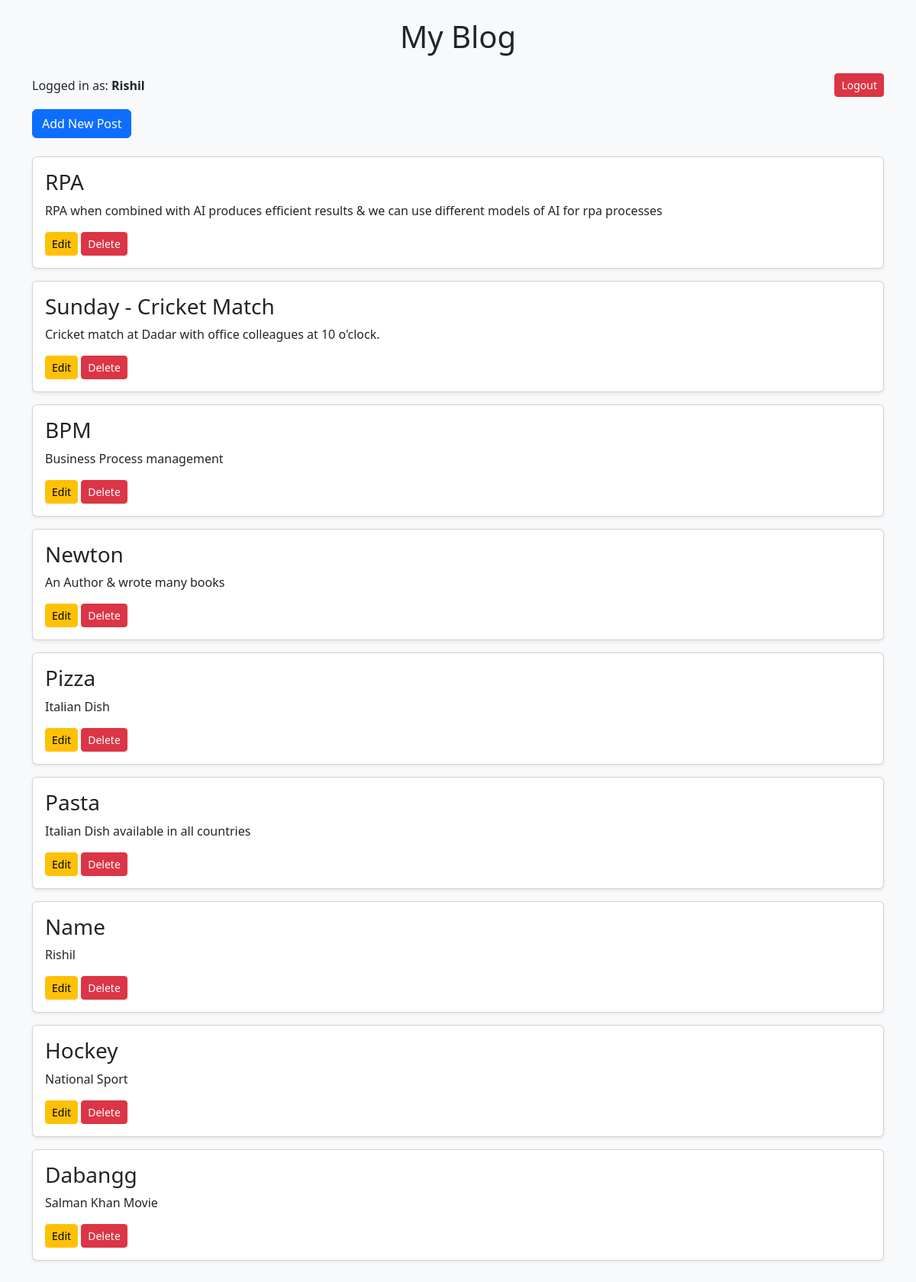
The page / (signed in) on the database its author committed.
### tables this page shows
CREATE TABLE posts (id INTEGER PRIMARY KEY AUTOINCREMENT, title TEXT, content TEXT);

### main_blog_app.py (the view)
@app.route('/')
def home():
    return render_template(home_template, posts=get_posts())

### main_blog_app.py (called while the page is built)
def get_posts():
    conn = sqlite3.connect("blog.db")
    c = conn.cursor()
    c.execute("SELECT * FROM posts")
    posts = c.fetchall()
    conn.close()
    return posts

### templates/home_template.html (shortened to what this page needs)
<!DOCTYPE html>
<html lang="en">
<head>
    <link href="https://cdn.jsdelivr.net/npm/bootstrap@5.3.0/dist/css/bootstrap.min.css" rel="stylesheet">
</head>
<body class="bg-light">
<div class="container py-4">
    <h1 class="text-center mb-4">My Blog</h1>
    {% if 'user' in session %}
        <div class="d-flex justify-content-between align-items-center mb-3">
            <p class="m-0">Logged in as: <b>{{ session['user'] }}</b></p>
            <a class="btn btn-danger btn-sm" href="{{ url_for('logout') }}">Logout</a>
        </div>
        <a class="btn btn-primary mb-4" href="{{ url_for('add_post') }}">Add New Post</a>
    {% else %}
        <div class="mb-4">
            <a class="btn btn-success btn-sm me-2" href="{{ url_for('login') }}">Login</a>
            <a class="btn btn-secondary btn-sm" href="{{ url_for('register') }}">Register</a>
        </div>
    {% endif %}
    {% for post in posts %}
    <div class="card mb-3 shadow-sm">
        <div class="card-body">
            <h3 class="card-title">{{ post[1] }}</h3>
            <p class="card-text">{{ post[2] }}</p>
            {% if 'user' in session %}
            <a class="btn btn-warning btn-sm" href="{{ url_for('edit_post', post_id=post[0]) }}">Edit</a>
            <a class="btn btn-danger btn-sm" href="{{ url_for('delete_post', post_id=post[0]) }}">Delete</a>
            {% endif %}
        </div>
    </div>
    {% endfor %}
</div>
</body>
</html>

### rows shown on the page
posts: user "Rishil", title "Name", content "Rishil"
posts: title "RPA", content "RPA when combined with AI produces efficient results & we can use different models of AI for rpa processes"
posts: title "Sunday - Cricket Match", content "Cricket match at Dadar with office colleagues at 10 o'clock."
posts: title "BPM", content "Business Process management"
posts: title "Newton", content "An Author & wrote many books"
posts: title "Pizza", content "Italian Dish"
posts: title "Pasta", content "Italian Dish available in all countries"
posts: title "Hockey", content "National Sport"
posts: title "Dabangg", content "Salman Khan Movie"
